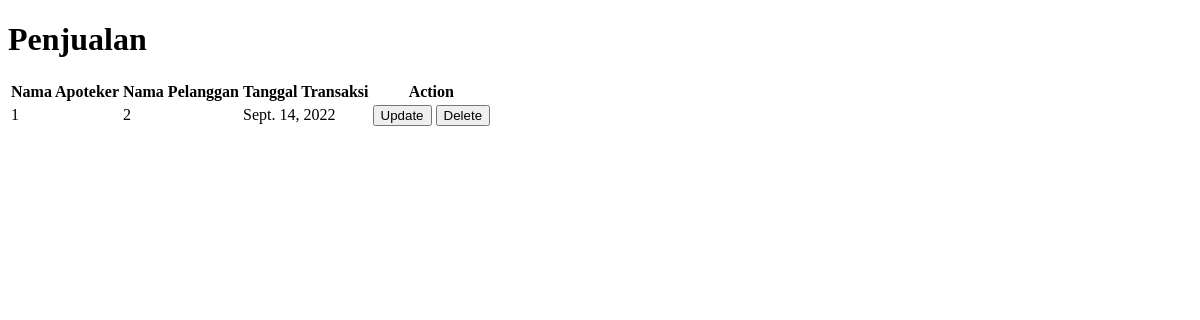
Page /penjualan on the earlier database version.
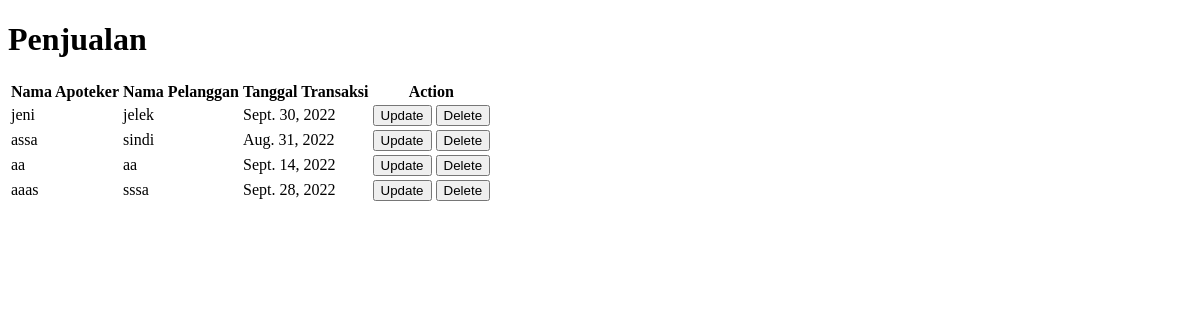
Same page on the later database version.
### app/models.py (models this page shows, shortened)
class penjualan(models.Model):
    idpenjualan = models.AutoField(primary_key=True)
    namaapoteker = models.CharField(max_length=50)
    namapelanggan = models.CharField(max_length=50)
    tanggaltransaksi = models.DateField()

### app/views.py (the view)
# urls.py: path('penjualan', views.penjualan,name='penjualan'),
def penjualan (request):
    allpenjualanobj = models.penjualan.objects.all()
    return render (request, 'penjualan.html', {
        'allpenjualanobj': allpenjualanobj,
    })

### app/templates/penjualan.html (shortened to what this page needs)
<!DOCTYPE html>
<html lang="en">
<head>
</head>
<body>
    <h1>Penjualan</h1>
    <table>
        <tr>
            <th>Nama Apoteker</th>
            <th>Nama Pelanggan</th>
            <th>Tanggal Transaksi</th>
            <th>Action</th>
        </tr>
        {% for item in allpenjualanobj %}
        <tr>
            <td>{{ item.namaapoteker}}</td>
            <td>{{ item.namapelanggan }}</td>
            <td>{{ item.tanggaltransaksi}}</td>
            <td>
                <a href="{% url 'updatepenjualan' item.idpenjualan %}"><button>Update</button></a>
                <a href="{% url 'deletepenjualan' item.idpenjualan %}"><button>Delete</button></a>
            </td>
        </tr>
        {% endfor %}
    </table>
</body>
</html>

Differences in the rows shown:
changed penjualan: namaapoteker "1" → "jeni"; namapelanggan "2" → "jelek"; tanggaltransaksi "Sept. 14, 2022" → "Sept. 30, 2022"
added penjualan: namaapoteker "assa", namapelanggan "sindi", tanggaltransaksi "Aug. 31, 2022"
added penjualan: namaapoteker "aa", namapelanggan "aa", tanggaltransaksi "Sept. 14, 2022"
added penjualan: namaapoteker "aaas", namapelanggan "sssa", tanggaltransaksi "Sept. 28, 2022"
